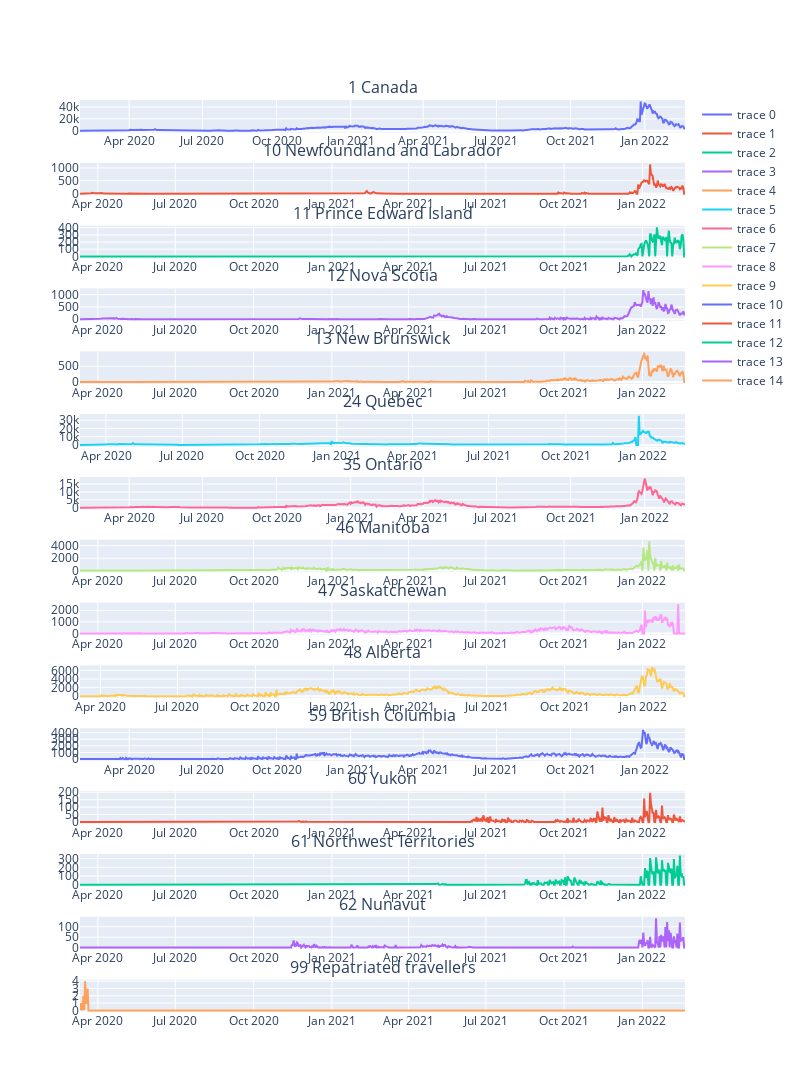

Notebook code for this chart:
### Markdown cell above
Using plotly we can make these plots interactive!

### Code cell
# Make a title list for subplot_titles argument
province_title = [(f"{id} {provinces[id]}") for id in pruid]

# Use plotly's subplot maker to generate subplots
fig = sp.make_subplots(rows = len(provinces), cols = 1, subplot_titles=province_title)

# # For each subplot, generate a plot of numtoday cases by date
for i, id in enumerate(pruid):
    # Select the data by province and generate a lineplot using plotly's graph_objects as go
    fig.add_trace(go.Scatter(x=epi_data[epi_data["pruid"] == id]["date"], y=epi_data[epi_data["pruid"] == id]["numtoday"]), col=1, row=i+1)

# Update layout to fit all graphs
fig.update_layout(height=3200, width=800)
iplot(fig)

### Figure 1 — Plotly figure (JSON) as saved in the notebook; plotly's stock layout.template omitted (floating-point values rounded to 4 significant figures; data arrays with more than 128 entries replaced by an {"elided": "..."} marker saying what was removed)
{"data": [{"type": "scatter", "x": {"elided": "728 str values"}, "xaxis": "x", "y": {"elided": "728 int values"}, "yaxis": "y"}, {"type": "scatter", "x": {"elided": "712 str values"}, "xaxis": "x2", "y": {"elided": "712 int values"}, "yaxis": "y2"}, {"type": "scatter", "x": {"elided": "712 str values"}, "xaxis": "x3", "y": {"elided": "712 int values"}, "yaxis": "y3"}, {"type": "scatter", "x": {"elided": "712 str values"}, "xaxis": "x4", "y": {"elided": "712 int values"}, "yaxis": "y4"}, {"type": "scatter", "x": {"elided": "712 str values"}, "xaxis": "x5", "y": {"elided": "712 int values"}, "yaxis": "y5"}, {"type": "scatter", "x": {"elided": "719 str values"}, "xaxis": "x6", "y": {"elided": "719 int values"}, "yaxis": "y6"}, {"type": "scatter", "x": {"elided": "728 str values"}, "xaxis": "x7", "y": {"elided": "728 int values"}, "yaxis": "y7"}, {"type": "scatter", "x": {"elided": "712 str values"}, "xaxis": "x8", "y": {"elided": "712 int values"}, "yaxis": "y8"}, {"type": "scatter", "x": {"elided": "712 str values"}, "xaxis": "x9", "y": {"elided": "712 int values"}, "yaxis": "y9"}, {"type": "scatter", "x": {"elided": "714 str values"}, "xaxis": "x10", "y": {"elided": "714 int values"}, "yaxis": "y10"}, {"type": "scatter", "x": {"elided": "728 str values"}, "xaxis": "x11", "y": {"elided": "728 int values"}, "yaxis": "y11"}, {"type": "scatter", "x": {"elided": "712 str values"}, "xaxis": "x12", "y": {"elided": "712 int values"}, "yaxis": "y12"}, {"type": "scatter", "x": {"elided": "712 str values"}, "xaxis": "x13", "y": {"elided": "712 int values"}, "yaxis": "y13"}, {"type": "scatter", "x": {"elided": "712 str values"}, "xaxis": "x14", "y": {"elided": "712 int values"}, "yaxis": "y14"}, {"type": "scatter", "x": {"elided": "712 str values"}, "xaxis": "x15", "y": {"elided": "712 int values"}, "yaxis": "y15"}], "layout": {"annotations": [{"font": {"size": 16}, "showarrow": false, "text": "1 Canada", "x": 0.5, "xanchor": "center", "xref": "paper", "y": 1, "yanchor": "bottom", "yref": "paper"}, {"font": {"size": 16}, "showarrow": false, "text": "10 Newfoundland and Labrador", "x": 0.5, "xanchor": "center", "xref": "paper", "y": 0.9311, "yanchor": "bottom", "yref": "paper"}, {"font": {"size": 16}, "showarrow": false, "text": "11 Prince Edward Island", "x": 0.5, "xanchor": "center", "xref": "paper", "y": 0.8622, "yanchor": "bottom", "yref": "paper"}, {"font": {"size": 16}, "showarrow": false, "text": "12 Nova Scotia", "x": 0.5, "xanchor": "center", "xref": "paper", "y": 0.7933, "yanchor": "bottom", "yref": "paper"}, {"font": {"size": 16}, "showarrow": false, "text": "13 New Brunswick", "x": 0.5, "xanchor": "center", "xref": "paper", "y": 0.7244, "yanchor": "bottom", "yref": "paper"}, {"font": {"size": 16}, "showarrow": false, "text": "24 Quebec", "x": 0.5, "xanchor": "center", "xref": "paper", "y": 0.6556, "yanchor": "bottom", "yref": "paper"}, {"font": {"size": 16}, "showarrow": false, "text": "35 Ontario", "x": 0.5, "xanchor": "center", "xref": "paper", "y": 0.5867, "yanchor": "bottom", "yref": "paper"}, {"font": {"size": 16}, "showarrow": false, "text": "46 Manitoba", "x": 0.5, "xanchor": "center", "xref": "paper", "y": 0.5178, "yanchor": "bottom", "yref": "paper"}, {"font": {"size": 16}, "showarrow": false, "text": "47 Saskatchewan", "x": 0.5, "xanchor": "center", "xref": "paper", "y": 0.4489, "yanchor": "bottom", "yref": "paper"}, {"font": {"size": 16}, "showarrow": false, "text": "48 Alberta", "x": 0.5, "xanchor": "center", "xref": "paper", "y": 0.38, "yanchor": "bottom", "yref": "paper"}, {"font": {"size": 16}, "showarrow": false, "text": "59 British Columbia", "x": 0.5, "xanchor": "center", "xref": "paper", "y": 0.3111, "yanchor": "bottom", "yref": "paper"}, {"font": {"size": 16}, "showarrow": false, "text": "60 Yukon", "x": 0.5, "xanchor": "center", "xref": "paper", "y": 0.2422, "yanchor": "bottom", "yref": "paper"}, {"font": {"size": 16}, "showarrow": false, "text": "61 Northwest Territories", "x": 0.5, "xanchor": "center", "xref": "paper", "y": 0.1733, "yanchor": "bottom", "yref": "paper"}, {"font": {"size": 16}, "showarrow": false, "text": "62 Nunavut", "x": 0.5, "xanchor": "center", "xref": "paper", "y": 0.1044, "yanchor": "bottom", "yref": "paper"}, {"font": {"size": 16}, "showarrow": false, "text": "99 Repatriated travellers", "x": 0.5, "xanchor": "center", "xref": "paper", "y": 0.03556, "yanchor": "bottom", "yref": "paper"}], "height": 3200, "width": 800, "xaxis": {"anchor": "y", "domain": [0, 1]}, "xaxis10": {"anchor": "y10", "domain": [0, 1]}, "xaxis11": {"anchor": "y11", "domain": [0, 1]}, "xaxis12": {"anchor": "y12", "domain": [0, 1]}, "xaxis13": {"anchor": "y13", "domain": [0, 1]}, "xaxis14": {"anchor": "y14", "domain": [0, 1]}, "xaxis15": {"anchor": "y15", "domain": [0, 1]}, "xaxis2": {"anchor": "y2", "domain": [0, 1]}, "xaxis3": {"anchor": "y3", "domain": [0, 1]}, "xaxis4": {"anchor": "y4", "domain": [0, 1]}, "xaxis5": {"anchor": "y5", "domain": [0, 1]}, "xaxis6": {"anchor": "y6", "domain": [0, 1]}, "xaxis7": {"anchor": "y7", "domain": [0, 1]}, "xaxis8": {"anchor": "y8", "domain": [0, 1]}, "xaxis9": {"anchor": "y9", "domain": [0, 1]}, "yaxis": {"anchor": "x", "domain": [0.9644, 1]}, "yaxis10": {"anchor": "x10", "domain": [0.3444, 0.38]}, "yaxis11": {"anchor": "x11", "domain": [0.2756, 0.3111]}, "yaxis12": {"anchor": "x12", "domain": [0.2067, 0.2422]}, "yaxis13": {"anchor": "x13", "domain": [0.1378, 0.1733]}, "yaxis14": {"anchor": "x14", "domain": [0.06889, 0.1044]}, "yaxis15": {"anchor": "x15", "domain": [0, 0.03556]}, "yaxis2": {"anchor": "x2", "domain": [0.8956, 0.9311]}, "yaxis3": {"anchor": "x3", "domain": [0.8267, 0.8622]}, "yaxis4": {"anchor": "x4", "domain": [0.7578, 0.7933]}, "yaxis5": {"anchor": "x5", "domain": [0.6889, 0.7244]}, "yaxis6": {"anchor": "x6", "domain": [0.62, 0.6556]}, "yaxis7": {"anchor": "x7", "domain": [0.5511, 0.5867]}, "yaxis8": {"anchor": "x8", "domain": [0.4822, 0.5178]}, "yaxis9": {"anchor": "x9", "domain": [0.4133, 0.4489]}}}
